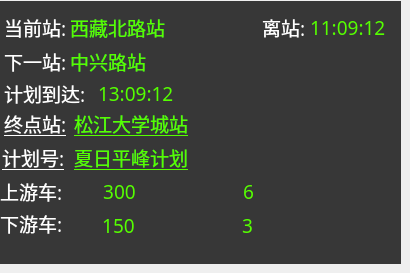
     <widget class="QWidget" name="tab">
      <attribute name="title">
       <string>任务信息</string>
      </attribute>
      <widget class="QFrame" name="frame">
       <property name="geometry">
        <rect>
         <x>0</x>
         <y>1</y>
         <width>401</width>
         <height>263</height>
        </rect>
       </property>
       <property name="palette">
        <palette>
         <active>
          <colorrole role="Button">
           <brush brushstyle="SolidPattern">
            <color alpha="255">
             <red>55</red>
             <green>55</green>
             <blue>55</blue>
            </color>
           </brush>
          </colorrole>
          <colorrole role="Light">
           <brush brushstyle="SolidPattern">
            <color alpha="255">
             <red>55</red>
             <green>55</green>
             <blue>55</blue>
            </color>
           </brush>
          </colorrole>
          <colorrole role="BrightText">
           <brush brushstyle="SolidPattern">
            <color alpha="255">
             <red>55</red>
             <green>55</green>
             <blue>55</blue>
            </color>
           </brush>
          </colorrole>
          <colorrole role="Base">
           <brush brushstyle="SolidPattern">
            <color alpha="255">
             <red>64</red>
             <green>64</green>
             <blue>64</blue>
            </color>
           </brush>
          </colorrole>
          <colorrole role="Window">
           <brush brushstyle="SolidPattern">
            <color alpha="255">
             <red>55</red>
             <green>55</green>
             <blue>55</blue>
            </color>
           </brush>
          </colorrole>
         </active>
         <inactive>
          <colorrole role="Button">
           <brush brushstyle="SolidPattern">
            <color alpha="255">
             <red>55</red>
             <green>55</green>
             <blue>55</blue>
            </color>
           </brush>
          </colorrole>
          <colorrole role="Light">
           <brush brushstyle="SolidPattern">
            <color alpha="255">
             <red>55</red>
             <green>55</green>
             <blue>55</blue>
            </color>
           </brush>
          </colorrole>
          <colorrole role="BrightText">
           <brush brushstyle="SolidPattern">
            <color alpha="255">
             <red>55</red>
             <green>55</green>
             <blue>55</blue>
            </color>
           </brush>
          </colorrole>
          <colorrole role="Base">
           <brush brushstyle="SolidPattern">
            <color alpha="255">
             <red>64</red>
             <green>64</green>
             <blue>64</blue>
            </color>
           </brush>
          </colorrole>
          <colorrole role="Window">
           <brush brushstyle="SolidPattern">
            <color alpha="255">
             <red>55</red>
             <green>55</green>
             <blue>55</blue>
            </color>
           </brush>
          </colorrole>
         </inactive>
         <disabled>
          <colorrole role="Button">
           <brush brushstyle="SolidPattern">
            <color alpha="255">
             <red>55</red>
             <green>55</green>
             <blue>55</blue>
            </color>
           </brush>
          </colorrole>
          <colorrole role="Light">
           <brush brushstyle="SolidPattern">
            <color alpha="255">
             <red>55</red>
             <green>55</green>
             <blue>55</blue>
            </color>
           </brush>
          </colorrole>
          <colorrole role="BrightText">
           <brush brushstyle="SolidPattern">
            <color alpha="255">
             <red>55</red>
             <green>55</green>
             <blue>55</blue>
            </color>
           </brush>
          </colorrole>
          <colorrole role="Base">
           <brush brushstyle="SolidPattern">
            <color alpha="255">
             <red>55</red>
             <green>55</green>
             <blue>55</blue>
            </color>
           </brush>
          </colorrole>
          <colorrole role="Window">
           <brush brushstyle="SolidPattern">
            <color alpha="255">
             <red>55</red>
             <green>55</green>
             <blue>55</blue>
            </color>
           </brush>
          </colorrole>
         </disabled>
        </palette>
       </property>
       <property name="autoFillBackground">
        <bool>true</bool>
       </property>
       <property name="frameShape">
        <enum>QFrame::NoFrame</enum>
       </property>
       <property name="frameShadow">
        <enum>QFrame::Raised</enum>
       </property>
       <widget class="QLabel" name="lbl_schid">
        <property name="geometry">
         <rect>
          <x>74</x>
          <y>140</y>
          <width>159</width>
          <height>32</height>
         </rect>
        </property>
        <property name="palette">
         <palette>
          <active>
           <colorrole role="WindowText">
            <brush brushstyle="SolidPattern">
             <color alpha="255">
              <red>85</red>
              <green>255</green>
              <blue>0</blue>
             </color>
            </brush>
           </colorrole>
          </active>
          <inactive>
           <colorrole role="WindowText">
            <brush brushstyle="SolidPattern">
             <color alpha="255">
              <red>85</red>
              <green>255</green>
              <blue>0</blue>
             </color>
            </brush>
           </colorrole>
          </inactive>
          <disabled>
           <colorrole role="WindowText">
            <brush brushstyle="SolidPattern">
             <color alpha="255">
              <red>25</red>
              <green>25</green>
              <blue>25</blue>
             </color>
            </brush>
           </colorrole>
          </disabled>
         </palette>
        </property>
        <property name="font">
         <font>
          <family>微软雅黑</family>
          <pointsize>14</pointsize>
          <underline>true</underline>
         </font>
        </property>
        <property name="text">
         <string>夏日平峰计划</string>
        </property>
       </widget>
       <widget class="QLabel" name="lbl_namearrtime_2">
        <property name="geometry">
         <rect>
          <x>4</x>
          <y>76</y>
          <width>89</width>
          <height>32</height>
         </rect>
        </property>
        <property name="palette">
         <palette>
          <active>
           <colorrole role="WindowText">
            <brush brushstyle="SolidPattern">
             <color alpha="255">
              <red>255</red>
              <green>255</green>
              <blue>255</blue>
             </color>
            </brush>
           </colorrole>
          </active>
          <inactive>
           <colorrole role="WindowText">
            <brush brushstyle="SolidPattern">
             <color alpha="255">
              <red>255</red>
              <green>255</green>
              <blue>255</blue>
             </color>
            </brush>
           </colorrole>
          </inactive>
          <disabled>
           <colorrole role="WindowText">
            <brush brushstyle="SolidPattern">
             <color alpha="255">
              <red>25</red>
              <green>25</green>
              <blue>25</blue>
             </color>
            </brush>
           </colorrole>
          </disabled>
         </palette>
        </property>
        <property name="font">
         <font>
          <family>Sans</family>
          <pointsize>14</pointsize>
         </font>
        </property>
        <property name="text">
         <string>计划到达:</string>
        </property>
       </widget>
       <widget class="QLabel" name="lbl_namecursta">
        <property name="geometry">
         <rect>
          <x>4</x>
          <y>10</y>
          <width>71</width>
          <height>32</height>
         </rect>
        </property>
        <property name="palette">
         <palette>
          <active>
           <colorrole role="WindowText">
            <brush brushstyle="SolidPattern">
             <color alpha="255">
              <red>255</red>
              <green>255</green>
              <blue>255</blue>
             </color>
            </brush>
           </colorrole>
          </active>
          <inactive>
           <colorrole role="WindowText">
            <brush brushstyle="SolidPattern">
             <color alpha="255">
              <red>255</red>
              <green>255</green>
              <blue>255</blue>
             </color>
            </brush>
           </colorrole>
          </inactive>
          <disabled>
           <colorrole role="WindowText">
            <brush brushstyle="SolidPattern">
             <color alpha="255">
              <red>25</red>
              <green>25</green>
              <blue>25</blue>
             </color>
            </brush>
           </colorrole>
          </disabled>
         </palette>
        </property>
        <property name="font">
         <font>
          <family>微软雅黑</family>
          <pointsize>14</pointsize>
          <underline>false</underline>
         </font>
        </property>
        <property name="text">
         <string>当前站:</string>
        </property>
       </widget>
       <widget class="QLabel" name="lbl_arrtime_2">
        <property name="geometry">
         <rect>
          <x>98</x>
          <y>76</y>
          <width>89</width>
          <height>32</height>
         </rect>
        </property>
        <property name="palette">
         <palette>
          <active>
           <colorrole role="WindowText">
            <brush brushstyle="SolidPattern">
             <color alpha="255">
              <red>85</red>
              <green>255</green>
              <blue>0</blue>
             </color>
            </brush>
           </colorrole>
          </active>
          <inactive>
           <colorrole role="WindowText">
            <brush brushstyle="SolidPattern">
             <color alpha="255">
              <red>85</red>
              <green>255</green>
              <blue>0</blue>
             </color>
            </brush>
           </colorrole>
          </inactive>
          <disabled>
           <colorrole role="WindowText">
            <brush brushstyle="SolidPattern">
             <color alpha="255">
              <red>25</red>
              <green>25</green>
              <blue>25</blue>
             </color>
            </brush>
           </colorrole>
          </disabled>
         </palette>
        </property>
        <property name="font">
         <font>
          <family>Sans</family>
          <pointsize>14</pointsize>
         </font>
        </property>
        <property name="text">
         <string>13:09:12</string>
        </property>
       </widget>
       <widget class="QLabel" name="lbl_deptime">
        <property name="geometry">
         <rect>
          <x>310</x>
          <y>10</y>
          <width>89</width>
          <height>32</height>
         </rect>
        </property>
        <property name="palette">
         <palette>
          <active>
           <colorrole role="WindowText">
            <brush brushstyle="SolidPattern">
             <color alpha="255">
              <red>85</red>
              <green>255</green>
              <blue>0</blue>
             </color>
            </brush>
           </colorrole>
          </active>
          <inactive>
           <colorrole role="WindowText">
            <brush brushstyle="SolidPattern">
             <color alpha="255">
              <red>85</red>
              <green>255</green>
              <blue>0</blue>
             </color>
            </brush>
           </colorrole>
          </inactive>
          <disabled>
           <colorrole role="WindowText">
            <brush brushstyle="SolidPattern">
             <color alpha="255">
              <red>25</red>
              <green>25</green>
              <blue>25</blue>
             </color>
            </brush>
           </colorrole>
          </disabled>
         </palette>
        </property>
        <property name="font">
         <font>
          <family>微软雅黑</family>
          <pointsize>14</pointsize>
         </font>
        </property>
        <property name="text">
         <string>11:09:12</string>
        </property>
       </widget>
       <widget class="QLabel" name="lbl_namenextstaid_2">
        <property name="geometry">
         <rect>
          <x>4</x>
          <y>44</y>
          <width>73</width>
          <height>32</height>
         </rect>
        </property>
        <property name="palette">
         <palette>
          <active>
           <colorrole role="WindowText">
            <brush brushstyle="SolidPattern">
             <color alpha="255">
              <red>255</red>
              <green>255</green>
              <blue>255</blue>
             </color>
            </brush>
           </colorrole>
          </active>
          <inactive>
           <colorrole role="WindowText">
            <brush brushstyle="SolidPattern">
             <color alpha="255">
              <red>255</red>
              <green>255</green>
              <blue>255</blue>
             </color>
            </brush>
           </colorrole>
          </inactive>
          <disabled>
           <colorrole role="WindowText">
            <brush brushstyle="SolidPattern">
             <color alpha="255">
              <red>25</red>
              <green>25</green>
              <blue>25</blue>
             </color>
            </brush>
           </colorrole>
          </disabled>
         </palette>
        </property>
        <property name="font">
         <font>
          <family>Sans</family>
          <pointsize>14</pointsize>
         </font>
        </property>
        <property name="text">
         <string>下一站:</string>
        </property>
       </widget>
       <widget class="QLabel" name="lbl_namedeptime">
        <property name="geometry">
         <rect>
          <x>262</x>
          <y>10</y>
          <width>47</width>
          <height>32</height>
         </rect>
        </property>
        <property name="palette">
         <palette>
          <active>
           <colorrole role="WindowText">
            <brush brushstyle="SolidPattern">
             <color alpha="255">
              <red>255</red>
              <green>255</green>
              <blue>255</blue>
             </color>
            </brush>
           </colorrole>
          </active>
          <inactive>
           <colorrole role="WindowText">
            <brush brushstyle="SolidPattern">
             <color alpha="255">
              <red>255</red>
              <green>255</green>
              <blue>255</blue>
             </color>
            </brush>
           </colorrole>
          </inactive>
          <disabled>
           <colorrole role="WindowText">
            <brush brushstyle="SolidPattern">
             <color alpha="255">
              <red>25</red>
              <green>25</green>
              <blue>25</blue>
             </color>
            </brush>
           </colorrole>
          </disabled>
         </palette>
        </property>
        <property name="font">
         <font>
          <family>微软雅黑</family>
          <pointsize>14</pointsize>
         </font>
        </property>
        <property name="text">
         <string>离站:</string>
        </property>
       </widget>
       <widget class="QLabel" name="lbl_curstaid">
        <property name="geometry">
         <rect>
          <x>70</x>
          <y>10</y>
          <width>191</width>
          <height>32</height>
         </rect>
        </property>
        <property name="palette">
         <palette>
          <active>
           <colorrole role="WindowText">
            <brush brushstyle="SolidPattern">
             <color alpha="255">
              <red>85</red>
              <green>255</green>
              <blue>0</blue>
             </color>
            </brush>
           </colorrole>
          </active>
          <inactive>
           <colorrole role="WindowText">
            <brush brushstyle="SolidPattern">
             <color alpha="255">
              <red>85</red>
              <green>255</green>
              <blue>0</blue>
             </color>
            </brush>
           </colorrole>
          </inactive>
          <disabled>
           <colorrole role="WindowText">
            <brush brushstyle="SolidPattern">
             <color alpha="255">
              <red>25</red>
              <green>25</green>
              <blue>25</blue>
             </color>
            </brush>
           </colorrole>
          </disabled>
         </palette>
        </property>
        <property name="font">
         <font>
          <family>微软雅黑</family>
          <pointsize>14</pointsize>
         </font>
        </property>
        <property name="text">
         <string>西藏北路站</string>
        </property>
       </widget>
       <widget class="QLabel" name="lbl_nextstaid_2">
        <property name="geometry">
         <rect>
          <x>70</x>
          <y>44</y>
          <width>209</width>
          <height>32</height>
         </rect>
        </property>
        <property name="palette">
         <palette>
          <active>
           <colorrole role="WindowText">
            <brush brushstyle="SolidPattern">
             <color alpha="255">
              <red>85</red>
              <green>255</green>
              <blue>0</blue>
             </color>
            </brush>
           </colorrole>
          </active>
          <inactive>
           <colorrole role="WindowText">
            <brush brushstyle="SolidPattern">
             <color alpha="255">
              <red>85</red>
              <green>255</green>
              <blue>0</blue>
             </color>
            </brush>
           </colorrole>
          </inactive>
          <disabled>
           <colorrole role="WindowText">
            <brush brushstyle="SolidPattern">
             <color alpha="255">
              <red>25</red>
              <green>25</green>
              <blue>25</blue>
             </color>
            </brush>
           </colorrole>
          </disabled>
         </palette>
        </property>
        <property name="font">
         <font>
          <family>Sans</family>
          <pointsize>14</pointsize>
          <underline>false</underline>
         </font>
        </property>
        <property name="text">
         <string>中兴路站</string>
        </property>
       </widget>
       <widget class="QLabel" name="lbl_desid">
        <property name="geometry">
         <rect>
          <x>74</x>
          <y>106</y>
          <width>221</width>
          <height>32</height>
         </rect>
        </property>
        <property name="palette">
         <palette>
          <active>
           <colorrole role="WindowText">
            <brush brushstyle="SolidPattern">
             <color alpha="255">
              <red>85</red>
              <green>255</green>
              <blue>0</blue>
             </color>
            </brush>
           </colorrole>
          </active>
          <inactive>
           <colorrole role="WindowText">
            <brush brushstyle="SolidPattern">
             <color alpha="255">
              <red>85</red>
              <green>255</green>
              <blue>0</blue>
             </color>
            </brush>
           </colorrole>
          </inactive>
          <disabled>
           <colorrole role="WindowText">
            <brush brushstyle="SolidPattern">
             <color alpha="255">
              <red>25</red>
              <green>25</green>
              <blue>25</blue>
             </color>
            </brush>
           </colorrole>
          </disabled>
         </palette>
        </property>
        <property name="font">
         <font>
          <family>微软雅黑</family>
          <pointsize>14</pointsize>
          <underline>true</underline>
         </font>
        </property>
        <property name="text">
         <string>松江大学城站</string>
        </property>
       </widget>
       <widget class="QLabel" name="lbl_namedes">
        <property name="geometry">
         <rect>
          <x>4</x>
          <y>106</y>
          <width>71</width>
          <height>32</height>
         </rect>
        </property>
        <property name="palette">
         <palette>
          <active>
           <colorrole role="WindowText">
            <brush brushstyle="SolidPattern">
             <color alpha="255">
              <red>255</red>
              <green>255</green>
              <blue>255</blue>
             </color>
            </brush>
           </colorrole>
          </active>
          <inactive>
           <colorrole role="WindowText">
            <brush brushstyle="SolidPattern">
             <color alpha="255">
              <red>255</red>
              <green>255</green>
              <blue>255</blue>
             </color>
            </brush>
           </colorrole>
          </inactive>
          <disabled>
           <colorrole role="WindowText">
            <brush brushstyle="SolidPattern">
             <color alpha="255">
              <red>25</red>
              <green>25</green>
              <blue>25</blue>
             </color>
            </brush>
           </colorrole>
          </disabled>
         </palette>
        </property>
        <property name="font">
         <font>
          <family>微软雅黑</family>
          <pointsize>14</pointsize>
          <underline>true</underline>
         </font>
        </property>
        <property name="text">
         <string>终点站:</string>
        </property>
       </widget>
       <widget class="QLabel" name="lbl_namesch">
        <property name="geometry">
         <rect>
          <x>2</x>
          <y>140</y>
          <width>67</width>
          <height>32</height>
         </rect>
        </property>
        <property name="palette">
         <palette>
          <active>
           <colorrole role="WindowText">
            <brush brushstyle="SolidPattern">
             <color alpha="255">
              <red>255</red>
              <green>255</green>
              <blue>255</blue>
             </color>
            </brush>
           </colorrole>
          </active>
          <inactive>
           <colorrole role="WindowText">
            <brush brushstyle="SolidPattern">
             <color alpha="255">
              <red>255</red>
              <green>255</green>
              <blue>255</blue>
             </color>
            </brush>
           </colorrole>
          </inactive>
          <disabled>
           <colorrole role="WindowText">
            <brush brushstyle="SolidPattern">
             <color alpha="255">
              <red>25</red>
              <green>25</green>
              <blue>25</blue>
             </color>
            </brush>
           </colorrole>
          </disabled>
         </palette>
        </property>
        <property name="font">
         <font>
          <family>微软雅黑</family>
          <pointsize>14</pointsize>
          <underline>true</underline>
         </font>
        </property>
        <property name="text">
         <string>计划号:</string>
        </property>
       </widget>
       <widget class="QLabel" name="lbl_downstreamdis">
        <property name="geometry">
         <rect>
          <x>54</x>
          <y>208</y>
          <width>129</width>
          <height>32</height>
         </rect>
        </property>
        <property name="palette">
         <palette>
          <active>
           <colorrole role="WindowText">
            <brush brushstyle="SolidPattern">
             <color alpha="255">
              <red>85</red>
              <green>255</green>
              <blue>0</blue>
             </color>
            </brush>
           </colorrole>
          </active>
          <inactive>
           <colorrole role="WindowText">
            <brush brushstyle="SolidPattern">
             <color alpha="255">
              <red>85</red>
              <green>255</green>
              <blue>0</blue>
             </color>
            </brush>
           </colorrole>
          </inactive>
          <disabled>
           <colorrole role="WindowText">
            <brush brushstyle="SolidPattern">
             <color alpha="255">
              <red>25</red>
              <green>25</green>
              <blue>25</blue>
             </color>
            </brush>
           </colorrole>
          </disabled>
         </palette>
        </property>
        <property name="font">
         <font>
          <family>微软雅黑</family>
          <pointsize>14</pointsize>
         </font>
        </property>
        <property name="text">
         <string>150</string>
        </property>
        <property name="alignment">
         <set>Qt::AlignCenter</set>
        </property>
       </widget>
       <widget class="QLabel" name="lbl_upstreamtime">
        <property name="geometry">
         <rect>
          <x>192</x>
          <y>174</y>
          <width>113</width>
          <height>32</height>
         </rect>
        </property>
        <property name="palette">
         <palette>
          <active>
           <colorrole role="WindowText">
            <brush brushstyle="SolidPattern">
             <color alpha="255">
              <red>85</red>
              <green>255</green>
              <blue>0</blue>
             </color>
            </brush>
           </colorrole>
          </active>
          <inactive>
           <colorrole role="WindowText">
            <brush brushstyle="SolidPattern">
             <color alpha="255">
              <red>85</red>
              <green>255</green>
              <blue>0</blue>
             </color>
            </brush>
           </colorrole>
          </inactive>
          <disabled>
           <colorrole role="WindowText">
            <brush brushstyle="SolidPattern">
             <color alpha="255">
              <red>25</red>
              <green>25</green>
              <blue>25</blue>
             </color>
            </brush>
           </colorrole>
          </disabled>
         </palette>
        </property>
        <property name="font">
         <font>
          <family>微软雅黑</family>
          <pointsize>14</pointsize>
         </font>
        </property>
        <property name="text">
         <string>6</string>
        </property>
        <property name="alignment">
         <set>Qt::AlignCenter</set>
        </property>
       </widget>
       <widget class="QLabel" name="lbl_downstreamtime">
        <property name="geometry">
         <rect>
          <x>190</x>
          <y>208</y>
          <width>115</width>
          <height>32</height>
         </rect>
        </property>
        <property name="palette">
         <palette>
          <active>
           <colorrole role="WindowText">
            <brush brushstyle="SolidPattern">
             <color alpha="255">
              <red>85</red>
              <green>255</green>
              <blue>0</blue>
             </color>
            </brush>
           </colorrole>
          </active>
          <inactive>
           <colorrole role="WindowText">
            <brush brushstyle="SolidPattern">
             <color alpha="255">
              <red>85</red>
              <green>255</green>
              <blue>0</blue>
             </color>
            </brush>
           </colorrole>
          </inactive>
          <disabled>
           <colorrole role="WindowText">
            <brush brushstyle="SolidPattern">
             <color alpha="255">
              <red>25</red>
              <green>25</green>
              <blue>25</blue>
             </color>
            </brush>
           </colorrole>
          </disabled>
         </palette>
        </property>
        <property name="font">
         <font>
          <family>微软雅黑</family>
          <pointsize>14</pointsize>
         </font>
        </property>
        <property name="text">
         <string>3</string>
        </property>
        <property name="alignment">
         <set>Qt::AlignCenter</set>
        </property>
       </widget>
       <widget class="QLabel" name="lbl_namedownstream">
        <property name="geometry">
         <rect>
          <x>0</x>
          <y>206</y>
          <width>75</width>
          <height>32</height>
         </rect>
        </property>
        <property name="palette">
         <palette>
          <active>
           <colorrole role="WindowText">
            <brush brushstyle="SolidPattern">
             <color alpha="255">
              <red>255</red>
              <green>255</green>
              <blue>255</blue>
             </color>
            </brush>
           </colorrole>
          </active>
          <inactive>
           <colorrole role="WindowText">
            <brush brushstyle="SolidPattern">
             <color alpha="255">
              <red>255</red>
              <green>255</green>
              <blue>255</blue>
             </color>
            </brush>
           </colorrole>
          </inactive>
          <disabled>
           <colorrole role="WindowText">
            <brush brushstyle="SolidPattern">
             <color alpha="255">
              <red>25</red>
              <green>25</green>
              <blue>25</blue>
             </color>
            </brush>
           </colorrole>
          </disabled>
         </palette>
        </property>
        <property name="font">
         <font>
          <family>微软雅黑</family>
          <pointsize>14</pointsize>
         </font>
        </property>
        <property name="text">
         <string>下游车:</string>
        </property>
       </widget>
       <widget class="QLabel" name="lbl_nameupstream">
        <property name="geometry">
         <rect>
          <x>0</x>
          <y>174</y>
          <width>73</width>
          <height>32</height>
         </rect>
        </property>
        <property name="palette">
         <palette>
          <active>
           <colorrole role="WindowText">
            <brush brushstyle="SolidPattern">
             <color alpha="255">
              <red>255</red>
              <green>255</green>
              <blue>255</blue>
             </color>
            </brush>
           </colorrole>
          </active>
          <inactive>
           <colorrole role="WindowText">
            <brush brushstyle="SolidPattern">
             <color alpha="255">
              <red>255</red>
              <green>255</green>
              <blue>255</blue>
             </color>
            </brush>
           </colorrole>
          </inactive>
          <disabled>
           <colorrole role="WindowText">
            <brush brushstyle="SolidPattern">
             <color alpha="255">
              <red>25</red>
              <green>25</green>
              <blue>25</blue>
             </color>
            </brush>
           </colorrole>
          </disabled>
         </palette>
        </property>
        <property name="font">
         <font>
          <family>微软雅黑</family>
          <pointsize>14</pointsize>
         </font>
        </property>
        <property name="text">
         <string>上游车:</string>
        </property>
       </widget>
       <widget class="QLabel" name="lbl_upstreamdis">
        <property name="geometry">
         <rect>
          <x>56</x>
          <y>174</y>
          <width>127</width>
          <height>32</height>
         </rect>
        </property>
        <property name="palette">
         <palette>
          <active>
           <colorrole role="WindowText">
            <brush brushstyle="SolidPattern">
             <color alpha="255">
              <red>85</red>
              <green>255</green>
              <blue>0</blue>
             </color>
            </brush>
           </colorrole>
          </active>
          <inactive>
           <colorrole role="WindowText">
            <brush brushstyle="SolidPattern">
             <color alpha="255">
              <red>85</red>
              <green>255</green>
              <blue>0</blue>
             </color>
            </brush>
           </colorrole>
          </inactive>
          <disabled>
           <colorrole role="WindowText">
            <brush brushstyle="SolidPattern">
             <color alpha="255">
              <red>25</red>
              <green>25</green>
              <blue>25</blue>
             </color>
            </brush>
           </colorrole>
          </disabled>
         </palette>
        </property>
        <property name="font">
         <font>
          <family>微软雅黑</family>
          <pointsize>14</pointsize>
         </font>
        </property>
        <property name="text">
         <string>300</string>
        </property>
        <property name="alignment">
         <set>Qt::AlignCenter</set>
        </property>
       </widget>
      </widget>
     </widget>
